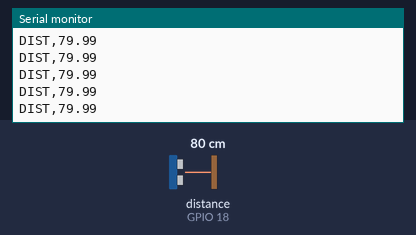
Recording of a sketch running on a simulated ESP32. On the bench: the last lines printed to the serial monitor. Wiring (inferred from the names in the program): ultrasonic range finder: trigger GPIO 5; echo GPIO 18. The inputs (shaded band) are chosen by the test bench; at power-on: distance to the obstacle (sensor on GPIO 18) 80 cm. The echo pulse lasts 58.3 µs per cm.

Above: at 1.7 s.
1.8 s: distance to the obstacle (sensor on GPIO 18) set to 247 cm
At 1.85 s:
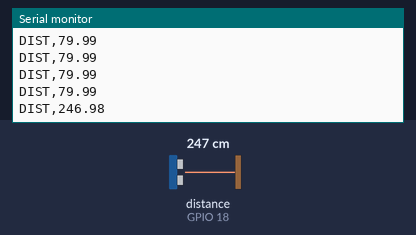
3.3 s: distance to the obstacle (sensor on GPIO 18) set to 252 cm
At 3.34 s:
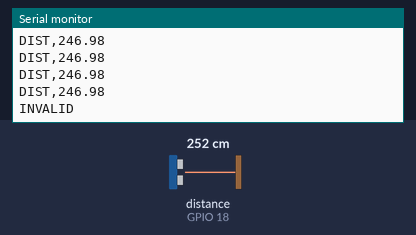

The sketch:

phasebreathe_esp32.ino
```cpp
// PhaseBreathe ESP32 + HC-SR04; serial format DIST,<cm>
#define TRIG_PIN 5
#define ECHO_PIN 18 // ECHO MUST pass through voltage divider
const unsigned long TIMEOUT_US=15000;      // 250 cm round trip is ~14.6 ms
const unsigned long SAMPLE_PERIOD_MS=40;   // 25 Hz; raise toward 60 if you see ghost echoes from far walls
void setup(){ Serial.begin(115200); pinMode(TRIG_PIN,OUTPUT); pinMode(ECHO_PIN,INPUT); digitalWrite(TRIG_PIN,LOW); delay(500); Serial.println("PHASEBREATHE_READY"); }
void loop(){
 unsigned long start=millis();
 digitalWrite(TRIG_PIN,LOW); delayMicroseconds(3);
 digitalWrite(TRIG_PIN,HIGH); delayMicroseconds(10); digitalWrite(TRIG_PIN,LOW);
 unsigned long duration=pulseIn(ECHO_PIN,HIGH,TIMEOUT_US);
 if(duration){ float cm=duration*0.0343f/2.0f; if(cm>2 && cm<250){Serial.print("DIST,");Serial.println(cm,2);}else Serial.println("INVALID");}
 else Serial.println("INVALID");
 // fixed period: measurement time no longer adds to the delay
 unsigned long spent=millis()-start;
 if(spent<SAMPLE_PERIOD_MS) delay(SAMPLE_PERIOD_MS-spent);
}
```

Measured:
- the behaviour switches between 249 and 250 cm on distance to the obstacle (sensor on GPIO 18) (found by bisection; images 1 and 2)
- after the input at 1.8 s, the serial monitor: prints a new line at once (image 1)
- after the input at 3.3 s, the serial monitor: prints a new line at once (image 2)
